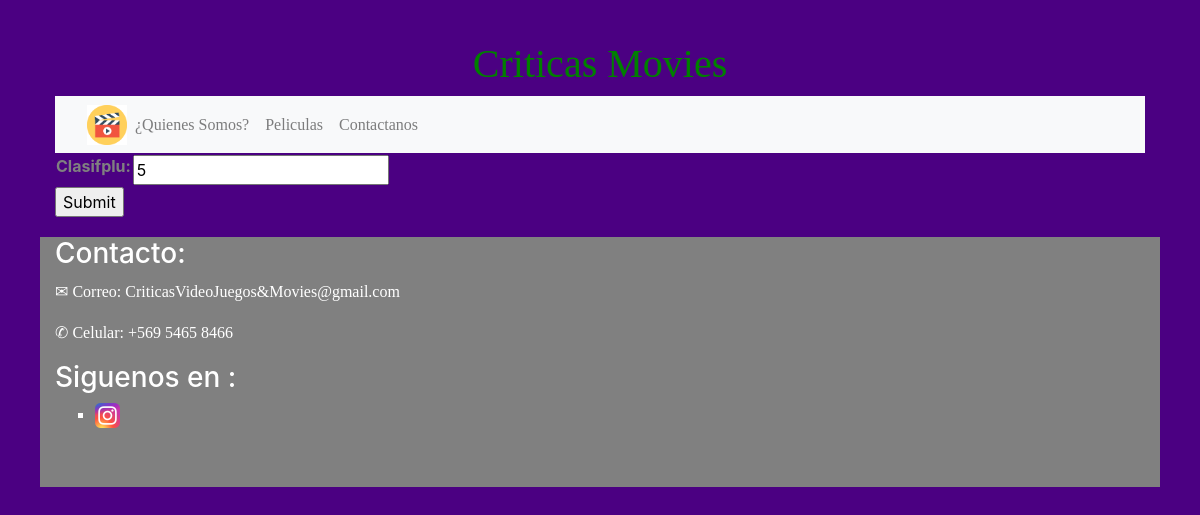
Page /peliculas/movie/309c4450bb89421dae884adb502669fb/notas/ on the earlier database version.
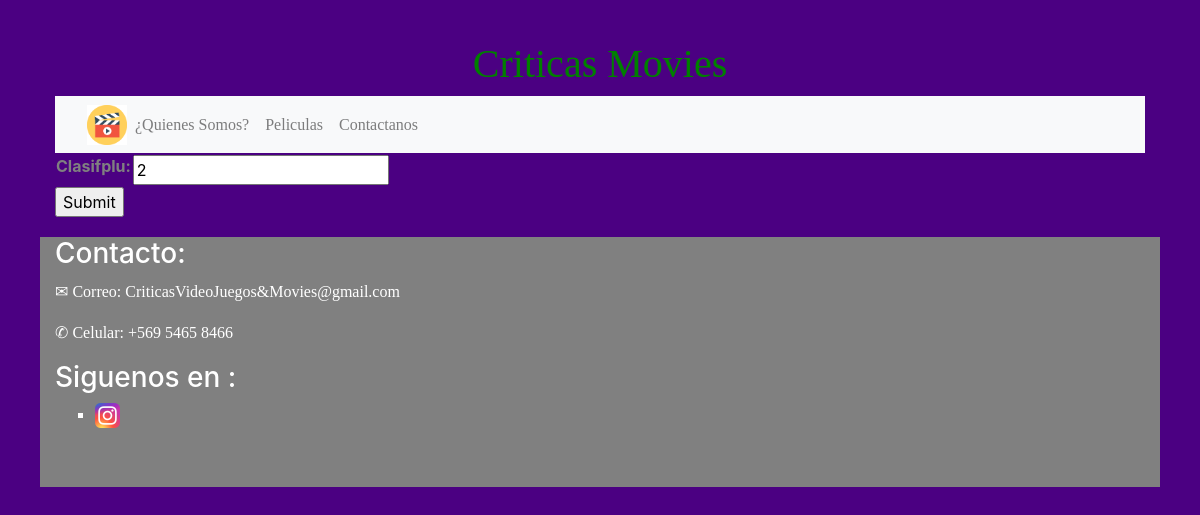
Same page on the later database version.
### peliculas/models.py (models this page shows, shortened)
class Movie(models.Model):
	id = models.UUIDField(primary_key=True, default=uuid.uuid4)
	name = models.CharField (max_length=100)
	enum_gen =(
		('Accion','acc'),('Terror','terr'),('Horror','Horr'),('Comedia','Com'),('Ficción','fic'),('Otros','otro'),
		)
	gene = models.CharField (max_length=10, choices=enum_gen, blank=True, default='Otros')
	desc = models.TextField (max_length=1000, blank=True, default='')
	clasif = models.IntegerField ()
	clasifplu = models.IntegerField (blank = True, null = True)
	imagen = models.ImageField (upload_to='media/imagenes', null=True, blank=True, default='media/imagenes/not-found.png')

### peliculas/views.py (the view)
# urls.py: path('movie/<str:pk>/notas/',views.MovieNotas.as_view() ,name='movie_notas'),
class MovieNotas(UpdateView):
    model = Movie
    fields = ['clasifplu',]

### peliculas/templates/peliculas/movie_form.html (shortened to what this page needs)
{% extends "base_generic.html" %}
	{% block content %}
<form action="" method="post">
    <table>
        {{ form.as_table }}
    </table>
    <input type = "submit" value="Submit"/>
</form>
	{% endblock  %}

### peliculas/templates/base_generic.html (shortened to what this page needs)
<!DOCTYPE html>
<html>
    <head>
        {% load static %}
        <link href= "{% static 'css/bootstrap.min.css' %}" type= "text/css" rel= "stylesheet">
        <link rel= "stylesheet" href= "{% static 'css/Estilos.css' %}">
    </head>
    <body
    style="background-color:indigo;">
        <div class= "container">
            <header>
                <center>
                    <div>
                        <font face="Freestyle Script"><h1> Criticas Movies</h1></font>
                    </div>
                </center>
            </header>
            <nav class= "navbar navbar-expand-sm navbar-light bg-light ">
                <a class= "navbar-brand" href= "#">
                    <a href="{% url 'index' %}" target="_self" ><img src= "{% static 'Imagenes/hola.jpg' %}" width= "40" height= "40" alt= ""></a>
                </a>
                <div class= "collapse navbar-collapse" id= "opciones">
                    <ul class= "navbar-nav">
                        <li class= "nav-item">
                            <a class= "nav-link" href= "{% url 'index' %}">
                                <font face="Freestyle Script">¿Quienes Somos?</font>
                            </a>
                        </li>
                        <li class= "nav-item">
                            <a class= "nav-link" href="{% url 'pelis' %}">
                                <font face="Freestyle Script">Peliculas</font>
                            </a>
                        </li>
                        <li class= "nav-item">
                            <a class= "nav-link" href= "{% url 'quienes'%}">
                              <font face="Freestyle Script">Contactanos</font>
                            </a>
                        </li>
                    </ul>
                </div>
            </nav>
            {% block content %}
            {% endblock %}
            <footer>
                <div class= row>
                    <div id= "footer">
                        <div class= "col-md-12 foot-left">
                            <h3>
                                Contacto:
                            </h3>
                            <p>
                                 <font face="Freestyle Script">✉ Correo: CriticasVideoJuegos&Movies@gmail.com</font>
                            </p>
                            <p>
                                <font face="Freestyle Script">✆ Celular: +569 5465 8466</font>
                            </p>
                             <div class="redes">
                                <h3>Siguenos en :</h3>
                                <ul  type="square">
                                    <li><a  title="Hans Cruz" href="https://www.instagram.com/h4nsot3/"><img src="{% static 'Imagenes/instagram-logo.png' %}"
                                    width="25" height="25"></a></li>
                                </ul>
                             </div>
                        </div>
                    </div>
            </footer>
        </div>
    </body>
</html>

### peliculas/static/css/Estilos.css (style rules this page uses)
body { padding: 40px; }
h1 { color:green; }
label { color:gray; }
#footer { color: white; text-align: left; margin-top: 20px; width: 200%; height: 250px; background-color: gray; }

Differences in the rows shown:
changed Movie: clasifplu "5" → "2"
